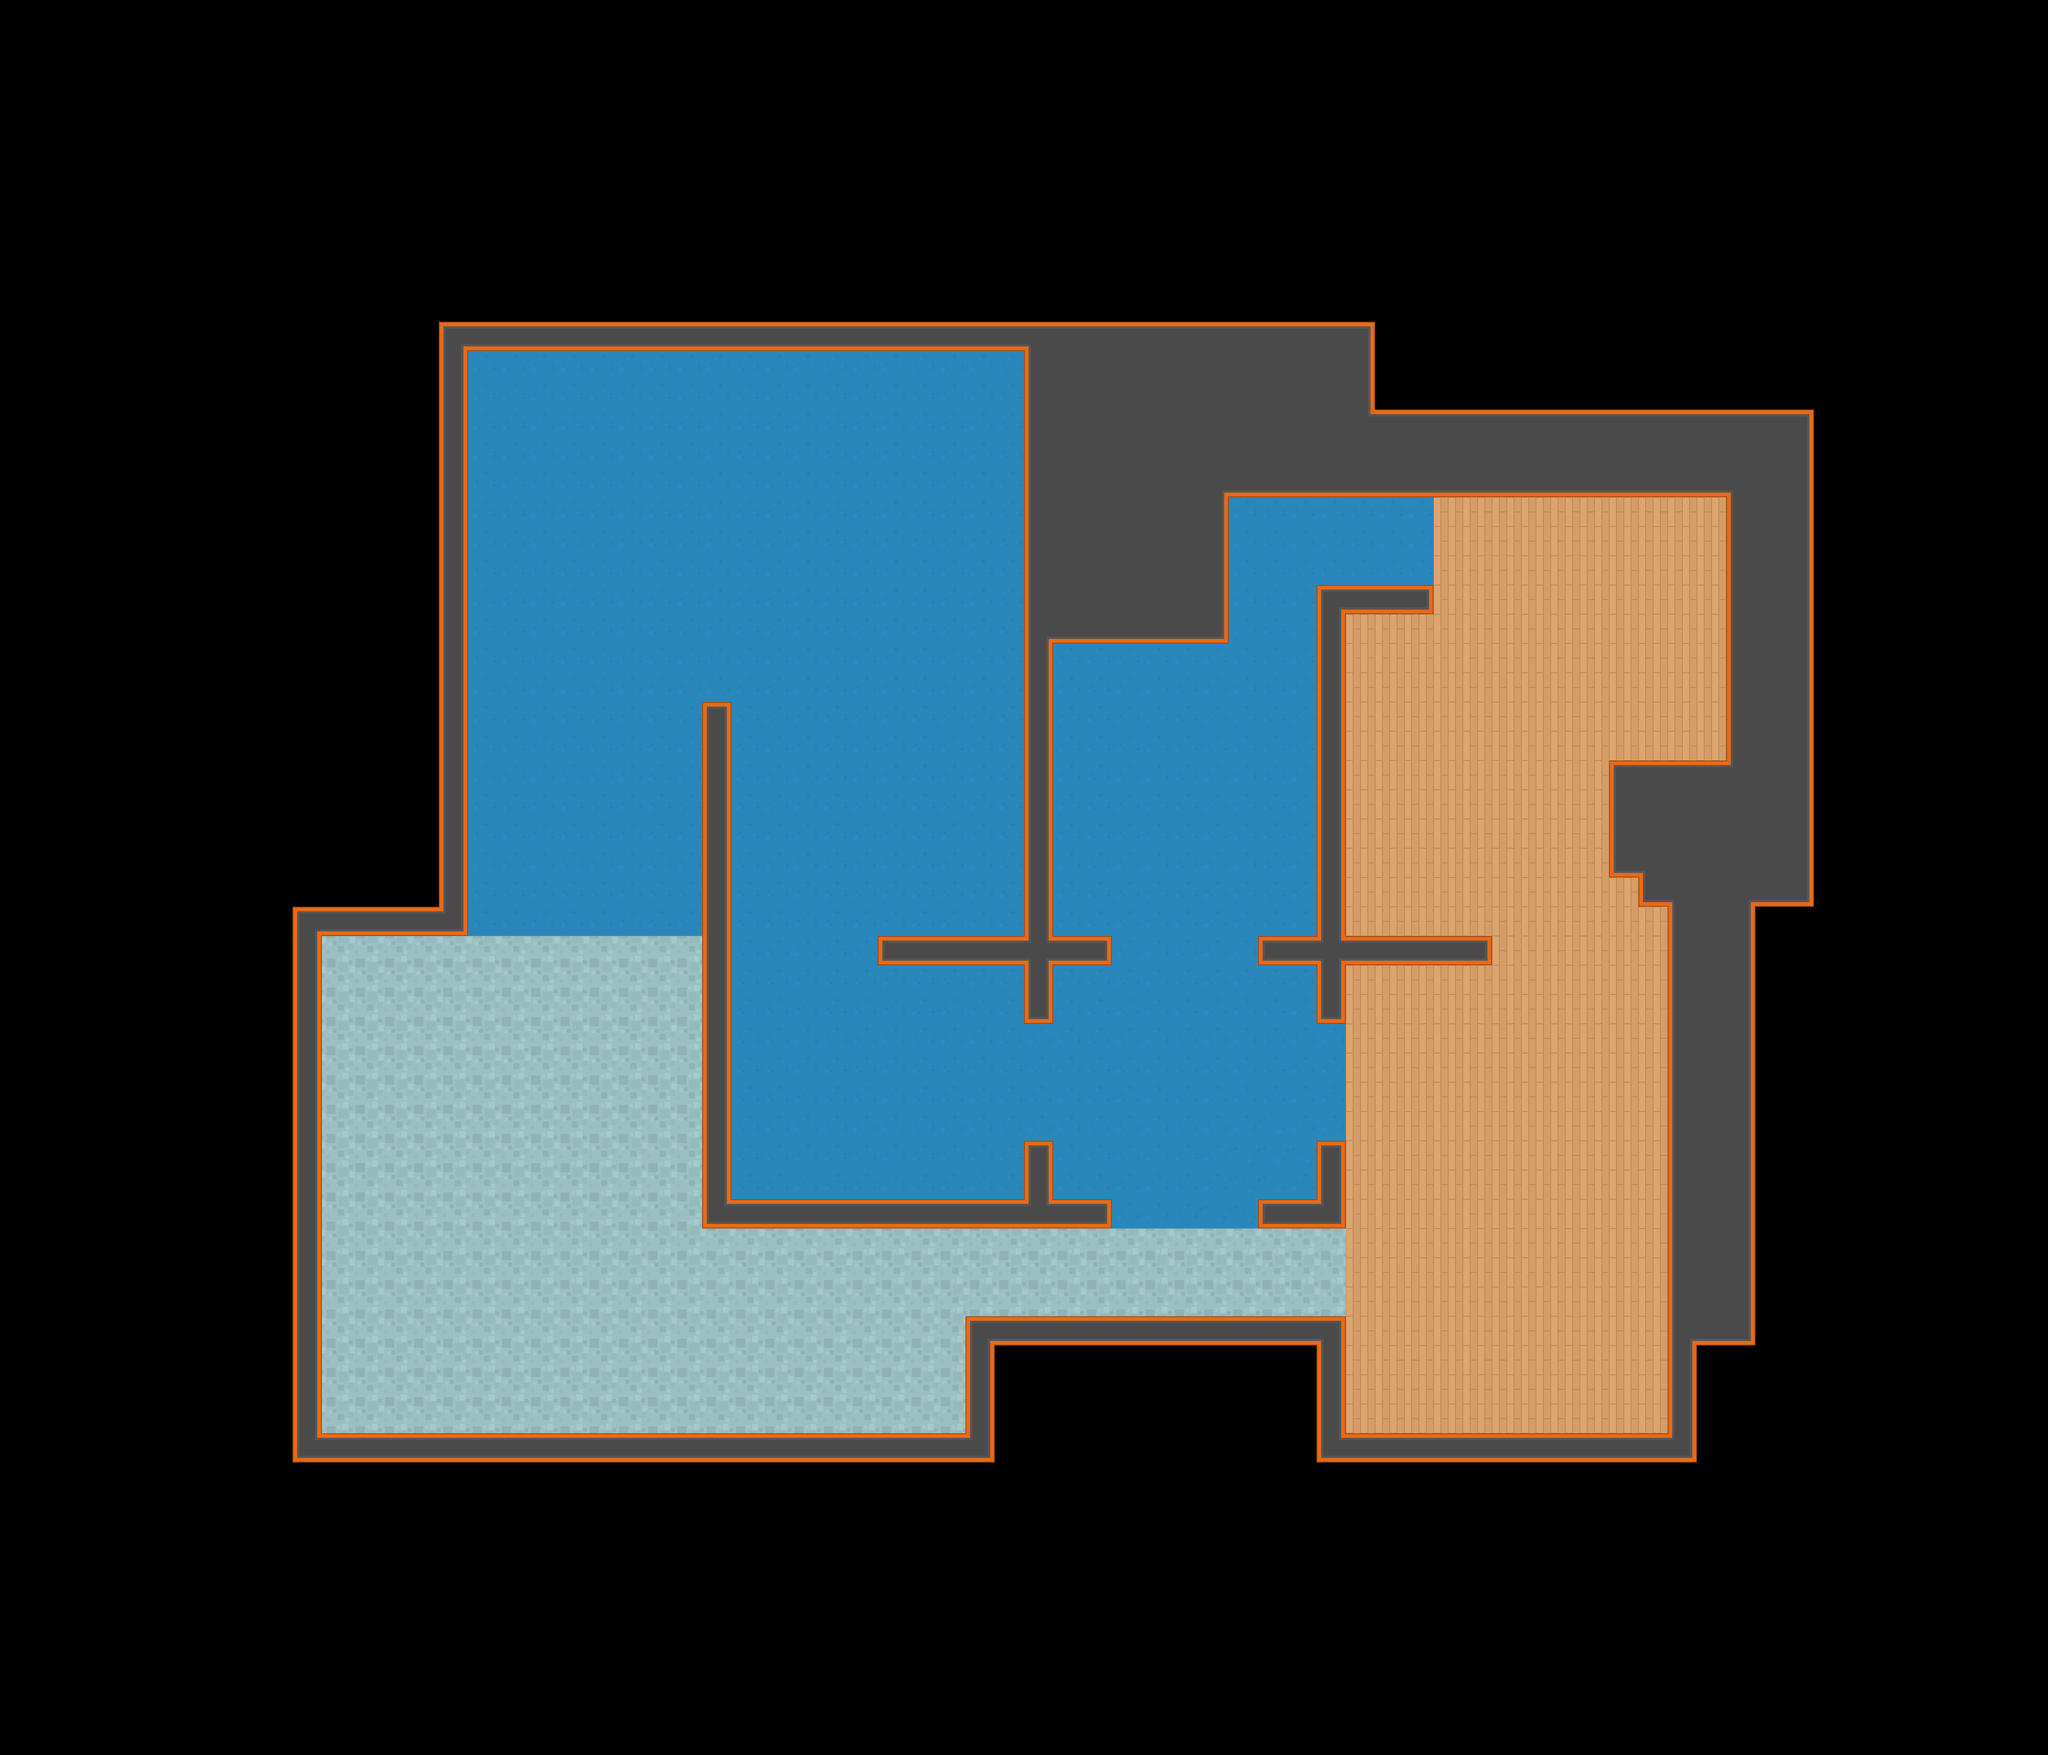

Rendered tile map (Tiled .tmx) drawn with the repository's tilesets; below, a short description and the map source with its tile grids summarised:
An orthogonal 70x60 tile map with 64x64 px tiles, 1 tile layer (Tile Layer 1) and 95 objects (21x TriggerSpawn, 11x Multitrigger, 8x Platform, 8x Redirecttrigger, 8x Alttrigger, ...).

<map version="1.0" tiledversion="1.1.4" orientation="orthogonal" renderorder="right-down" width="70" height="60" tilewidth="64" tileheight="64" infinite="0" nextobjectid="99">
 <tileset firstgid="1" name="kenney_tileset" tilewidth="64" tileheight="64" tilecount="540" columns="27">
  <image source="../Images/Tilesheet/tilesheet_complete.png" width="1728" height="1280" />
 </tileset>
 <layer name="Tile Layer 1" width="70" height="60">
  <data>[4200 cells, 1793 non-empty, 31 distinct tile ids]</data>
 </layer>
 <objectgroup name="event-layer">
  <object id="5" name="Spawn" type="Spawn" x="2688" y="2368" width="64" height="64">
   <properties>
    <property name="id" type="int" value="-1" />
    <property name="interval" type="float" value="0" />
    <property name="limit" type="int" value="1" />
   </properties>
  </object>
  <object id="6" name="Spawn" type="Spawn" x="2432" y="2368" width="64" height="64">
   <properties>
    <property name="id" type="int" value="0" />
    <property name="interval" type="float" value="0" />
    <property name="limit" type="int" value="1" />
   </properties>
  </object>
  <object id="7" name="Timer" type="Timer" x="832" y="512" width="64" height="64">
   <properties>
    <property name="interval" type="float" value="0" />
    <property name="limit" type="int" value="1" />
    <property name="startOn" type="bool" value="true" />
    <property name="triggeringId" value="MapInit" />
   </properties>
  </object>
  <object id="8" name="Multitrigger" type="Multitrigger" x="960" y="512" width="63.0292" height="64.9563" rotation="-0.862627">
   <properties>
    <property name="triggeredId" value="MapInit" />
    <property name="triggeringId" value="ui,dialog1" />
   </properties>
  </object>
  <object id="9" name="Platform" type="Platform" x="2432" y="2048" width="160" height="64">
   <properties>
    <property name="speed" type="float" value="1" />
    <property name="triggeredId" value="door1" />
   </properties>
  </object>
  <object id="10" name="Platform" type="Platform" x="2592" y="2048" width="160" height="64">
   <properties>
    <property name="speed" type="float" value="1" />
    <property name="triggeredId" value="door2" />
   </properties>
  </object>
  <object id="11" name="Platform" type="Platform" x="2240" y="2240" width="64" height="128">
   <properties>
    <property name="speed" type="float" value="1" />
    <property name="triggeredId" value="door3" />
   </properties>
  </object>
  <object id="12" name="Platform" type="Platform" x="2240" y="2368" width="64" height="128">
   <properties>
    <property name="speed" type="float" value="1" />
    <property name="triggeredId" value="door4" />
   </properties>
  </object>
  <object id="13" name="Platform" type="Platform" x="2880" y="2240" width="64" height="128">
   <properties>
    <property name="speed" type="float" value="1" />
    <property name="triggeredId" value="door5" />
   </properties>
  </object>
  <object id="14" name="Platform" type="Platform" x="2880" y="2368" width="64" height="128">
   <properties>
    <property name="speed" type="float" value="1" />
    <property name="triggeredId" value="door6" />
   </properties>
  </object>
  <object id="15" name="Platform" type="Platform" x="2432" y="2624" width="160" height="64">
   <properties>
    <property name="speed" type="float" value="1" />
    <property name="triggeredId" value="door7" />
   </properties>
  </object>
  <object id="16" name="Platform" type="Platform" x="2592" y="2624" width="160" height="64">
   <properties>
    <property name="speed" type="float" value="1" />
    <property name="triggeredId" value="door8" />
   </properties>
  </object>
  <object id="17" name="Switch" type="Switch" x="2368" y="2176" width="62" height="64">
   <properties>
    <property name="triggeringId" value="onePressed" />
   </properties>
  </object>
  <object id="18" name="Switch" type="Switch" x="2752" y="2176" width="62" height="64">
   <properties>
    <property name="triggeringId" value="fivePressed" />
   </properties>
  </object>
  <object id="19" name="Switch" type="Switch" x="2560" y="2496" width="62" height="64">
   <properties>
    <property name="triggeringId" value="endlessPressed" />
   </properties>
  </object>
  <object id="20" name="Multitrigger" type="Multitrigger" x="832" y="3584" width="64" height="64">
   <properties>
    <property name="triggeredId" value="opendoors" />
    <property name="triggeringId" value="opendoor1,opendoor2,opendoor3,opendoor4,opendoor5,opendoor6,opendoor7,opendoor8,uisurvive" />
   </properties>
  </object>
  <object id="22" name="Redirecttrigger" type="Redirecttrigger" x="960" y="3584" width="64" height="64">
   <properties>
    <property name="blameId" value="hinge1" />
    <property name="triggeredId" value="opendoor1" />
    <property name="triggeringId" value="door1" />
   </properties>
  </object>
  <object id="23" name="Dummy" type="Dummy" x="2256" y="2064" width="32" height="32">
   <properties>
    <property name="triggeredId" value="hinge1" />
   </properties>
  </object>
  <object id="24" name="Dummy" type="Dummy" x="2896" y="2064" width="32" height="32">
   <properties>
    <property name="triggeredId" value="hinge2" />
   </properties>
  </object>
  <object id="25" name="Dummy" type="Dummy" x="2256" y="2640" width="32" height="32">
   <properties>
    <property name="triggeredId" value="hinge3" />
   </properties>
  </object>
  <object id="26" name="Dummy" type="Dummy" x="2896" y="2640" width="32" height="32">
   <properties>
    <property name="triggeredId" value="hinge4" />
   </properties>
  </object>
  <object id="27" name="Redirecttrigger" type="Redirecttrigger" x="1088" y="3584" width="64" height="64">
   <properties>
    <property name="blameId" value="hinge2" />
    <property name="triggeredId" value="opendoor2" />
    <property name="triggeringId" value="door2" />
   </properties>
  </object>
  <object id="28" name="Redirecttrigger" type="Redirecttrigger" x="1216" y="3584" width="64" height="64">
   <properties>
    <property name="blameId" value="hinge1" />
    <property name="triggeredId" value="opendoor3" />
    <property name="triggeringId" value="door3" />
   </properties>
  </object>
  <object id="29" name="Redirecttrigger" type="Redirecttrigger" x="1344" y="3584" width="64" height="64">
   <properties>
    <property name="blameId" value="hinge3" />
    <property name="triggeredId" value="opendoor4" />
    <property name="triggeringId" value="door4" />
   </properties>
  </object>
  <object id="30" name="Redirecttrigger" type="Redirecttrigger" x="960" y="3712" width="64" height="64">
   <properties>
    <property name="blameId" value="hinge2" />
    <property name="triggeredId" value="opendoor5" />
    <property name="triggeringId" value="door5" />
   </properties>
  </object>
  </objectgroup>
 <objectgroup name="collision-layer">
  <!-- 4 objects omitted --></objectgroup>
</map>
<!-- 70 of 95 objects omitted -->
